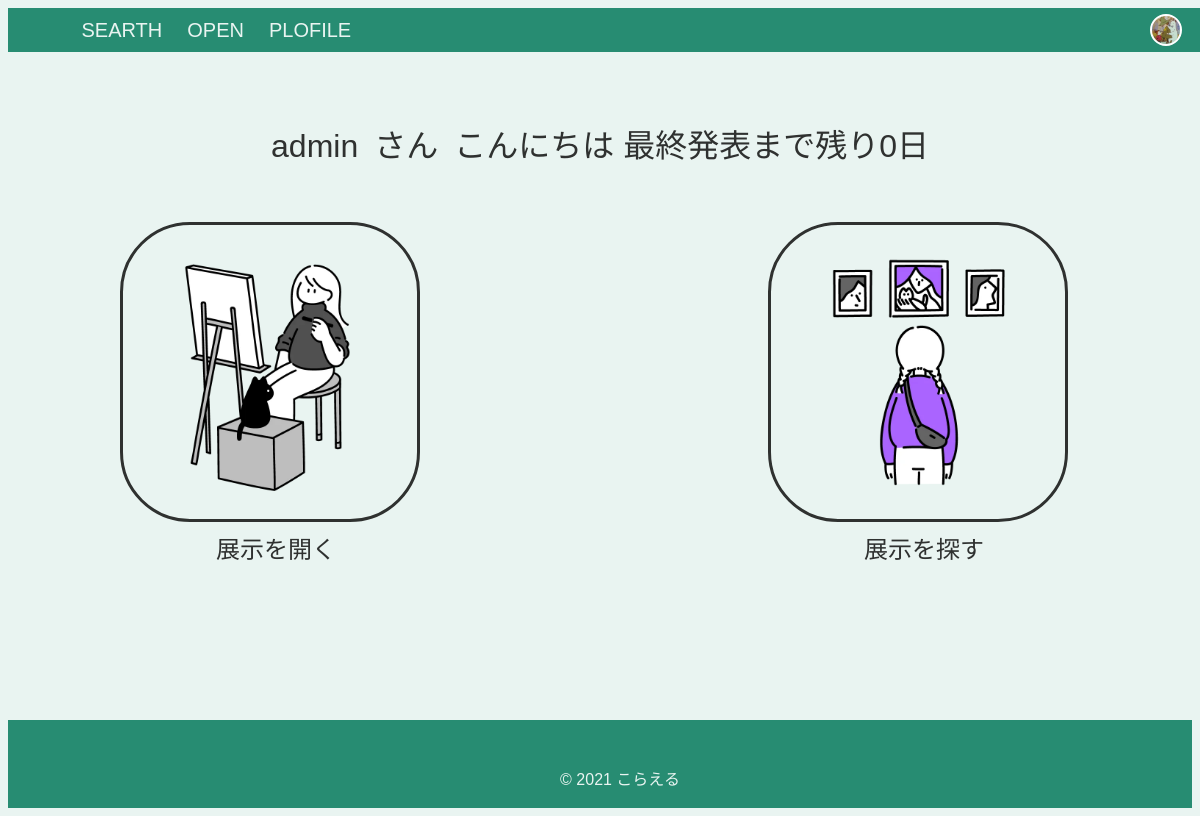
Page /choice (signed in) on the committed database.
### account/models.py (models this page shows)
class CustomUser(AbstractUser):
    class Meta(AbstractUser.Meta):
        db_table    = 'custom_users'
    introduction = models.TextField(verbose_name='自己紹介',max_length=200,blank=True,null=True,default="よろしくお願いします")
    link = models.URLField(verbose_name='リンク',max_length=200,blank=True,null=True)
    icon = models.ImageField(verbose_name='アイコン画像',upload_to=icon_path,blank=True,null=False,default = '../static/picture/8074e2c65a3ab65d0ce7b482795b7ac0.jpg')
    birthday = models.DateField(verbose_name='生年月日',blank=True,null=True)

### home/views.py (the view)
# urls.py: path('choice', views.choice, name='choice'),
@login_required
def choice(request):
    dl = datetime.datetime(year=2021, month=12, day=11, hour=13)
    hour = datetime.datetime.now().hour
    td =  dl - datetime.datetime.now()
    if hour < 6:
        msg = "こんばんは"
    elif hour < 10:
        msg = "おはようございます"
    elif hour < 18:
        msg = "こんにちは"
    else:
        msg = "こんばんは"
    msg += "  最終発表まで残り"
    msg += str(td.days)
    msg += "日"
    context = {
        'user':request.user,
        'msg':msg
    }
    return render(request,'home/choice.html',context)

### templates/home/choice.html (shortened to what this page needs)
{% load static %}
{% block link %}
<link rel="stylesheet" href="https://unpkg.com/ress/dist/ress.min.css" />
<link rel="stylesheet" type="text/css" href="{% static 'css/choice.css' %}" />
<link rel="stylesheet" type="text/css" href="{% static 'css/grobal.css' %}" />
{% endblock %}
<!DOCTYPE html>
<html lang="ja">
<head>
</head>
<body>
  <header>
    <nav class="pc-nav">
      <ul class="pc-nav-menu">
        <li class="home"><a href="../post/ranking/new">SEARTH</a></li>
        <li><a href="../post/open">OPEN</a></li>
        <li><a href="../account/profile/{{ request.user }}">PLOFILE</a></li>
      </ul>
    </nav>
    {% if request.user.id != None %}
    <img class="header-icon" src="{{ user.icon.url }}" />
    {% else %}
    <a href="../account/signup" class="btn btn-signup">SIGNUP</a>
    <a href="../account/login" class="btn btn-login">LOGIN</a>
    {% endif %}
  </header>
  <p>{{ user.username }}&ensp;さん&ensp;{{msg}}</p>
  <div class="container">
    <div class="box1">
      <a href="post/open" class="shadow-box"><img src="../../static/picture/01.png" /></a>
      <a class="choice" href="post/open">
        <p class="text1">展示を開く</p>
      </a>
    </div>
    <div class="box2">
      <a href="../post/ranking/new" class="shadow-box"><img src="../../static/picture/02.png" /></a>
      <a class="choice" href="../post/ranking/new">
        <p class="text1">展示を探す</p>
      </a>
    </div>
  </div>
  <footer>
    <ul class="footer-menu">
      <p class="footer-text">© 2021 こらえる</p>
    </ul>
  </footer>
</body>
</html>

### static/css/choice.css (style rules this page uses)
:root { --white: #ffffff; --aqua-squeeze: #e9f4f1; --mine-shaft: #2f3130; --observatory: #278c72; --java: #16afaf; --hoki: #658194; --main-color: var(--observatory); --sub-color: var(--hoki); --highlight-color: var(--java); --background: var(--aqua-squeeze); --white: var(--white); --black: var(--mine-shaft); }
p { text-align: center; font-size: 32px; margin: 112px auto 56px auto; }
p.text1 { font-size: 24px; text-align: center; margin: 8px auto; }
.container { width: 100%; max-width: 960px; margin-right: auto; margin-left: auto; display: flex; justify-content: space-between; }
img { object-fit: cover; width: 300px; height: 300px; border-radius: 70px; border: #2f3130 3px solid; text-decoration: none; margin-bottom: 16px; background-color: var(--aqua-squeeze); }
.box1 { width: 312px; height: 290px; margin-top: 120px auto; }
.box2 { width: 312px; height: 290px; margin-top: 120px auto; }
a.choice { text-decoration: none; color:var(--mine-shaft); }
.shadow-box { display: inline-block; border-radius: 70px; width: 300px; height: 300px; }

### static/css/grobal.css (style rules this page uses)
:root { --white: #ffffff; --aqua-squeeze: #e9f4f1; --mine-shaft: #2f3130; --observatory: #278c72; --java: #16afaf; --hoki: #658194; --main-color: var(--observatory); --sub-color: var(--hoki); --highlight-color: var(--java); --background: var(--aqua-squeeze); --white: var(--white); --black: var(--mine-shaft); }
body { font-family: "Noto Sans JP", sans-serif, 游ゴシック体, YuGothic, 游ゴシック, "Yu Gothic", "Hiragino Kaku Gothic ProN", "Hiragino Sans", メイリオ, sans-serif; background-color: var(--aqua-squeeze); color: var(--mine-shaft); }
body, #wrapper { display: flex; flex-direction: column; min-height: 100vh; }
header { margin: 0 auto; display: flex; justify-content: space-between; height: 44px; width: 100%; align-items: center; background-color: var(--observatory); font-size: 24px; position: fixed; z-index:1000; }
li.home { margin-left: 26px; }
.pc-nav { margin-right: auto; }
nav ul { display: flex; justify-content: flex-start; align-items: center; flex-wrap: wrap; }
nav ul li { margin-right: 1rem; list-style: none; }
nav ul li a { display: block; padding: 7.5px; color: var(--aqua-squeeze); text-decoration: none; font-weight: 500; font-size: 20px; }
.pc-nav .pc-nav-menu a { position: relative; }
.pc-nav .pc-nav-menu a::after { position: absolute; left: 0; bottom: 0; display: block; content: ""; width: 0%; height: 3px; background: var(--aqua-squeeze); transition: all 0.2s cubic-bezier(0.455, 0.03, 0.515, 0.955); }
footer { width: 100%; height: 88px; background-color: var(--observatory); color: var(--aqua-squeeze); padding-right: 120px; font-size: 16px; padding: 30px 0; bottom: 0; margin-top: auto; }
p.footer-text { text-align: center; font-size: 16px; margin: 0 auto; }
*, *:before, *:after { -webkit-box-sizing: inherit; box-sizing: inherit; }
html { -webkit-box-sizing: border-box; box-sizing: border-box; font-size: 62.5%; }
img.header-icon { display: block; border: 2.5px solid #ffffff; width: 32px; height: 32px; object-fit: cover; border-radius: 50%; margin: 0 26px 0 0; }

### rows in the picture
CustomUser: icon (picture), username "admin"

### other values in the picture
{{ msg }} "こんにちは 最終発表まで残り0日"
